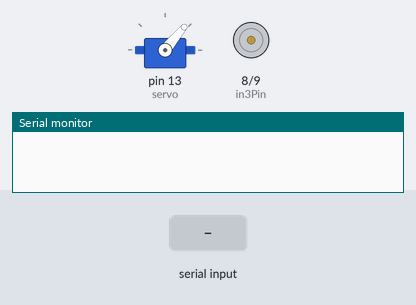
A sketch run on a simulated Arduino Uno, built with avr-gcc and run on an emulated ATmega328P. On the bench: servo, motor-driver pin pairs drawn as motors (green arrow = first pin HIGH = forward, orange = second pin HIGH = backward, longer = more drive, scaled by the enable pin), the last lines printed to the serial monitor. The test bench sets the inputs (shaded band).

Above: at 1.2 s.
1.3 s: "<D>" received over the second serial link
2.8 s: "<A>" received over the second serial link
At 3.6 s:
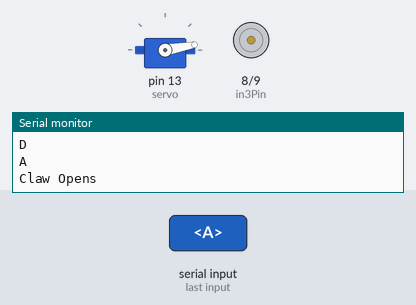
4.3 s: "<C>" received over the second serial link
5.8 s: "<B>" received over the second serial link
At 7.0 s:
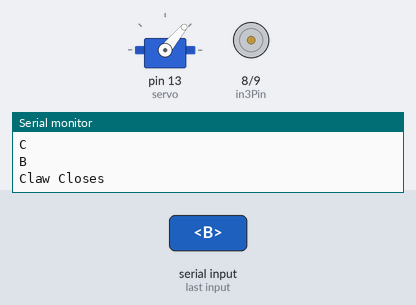
7.3 s: "<E>" received over the second serial link
8.8 s: "<A>" received over the second serial link
At 9.9 s:
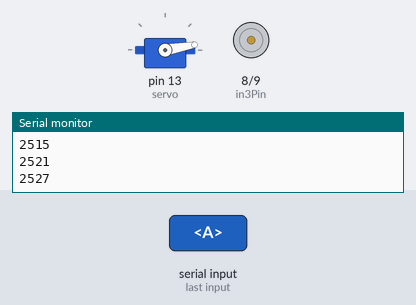
Timing chart, 0 to 11.8 s (numbered marks = the images above; inputs shaded):
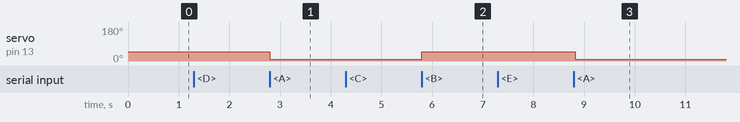

The sketch:

W13-RECEIVER.ino
```cpp
#include <SoftwareSerial.h>
SoftwareSerial xbee(2, 3); // initialize xbee RX,TX pins

#include <Servo.h>
Servo servo;

// motor chip digital pins
int enablePin = 11;
int in3Pin = 8; // receives logic from arduino to rotate clockwise
int in4Pin = 9; // receives logic from arduino to rotate anti

// autoloop variables
bool isRunningAutoLoop = false;
int autoLoopPhase = 0;
int autoLoopTimer = 0;
int lastAutoLoopUpdate = 0;

// main function variables
int motorSpeed = 0;
int angle = 50;
bool is_cw = true; // track motor direction

void setup()
{
    Serial.begin(9600);
    xbee.begin(9600);
    servo.attach(13); // servo logic pin attached to PWM pin
    pinMode(in3Pin, OUTPUT);
    pinMode(in4Pin, OUTPUT);
    pinMode(enablePin, OUTPUT);
}

void loop()  {

  if(isRunningAutoLoop) {
    autoLoopTimer += millis() - lastAutoLoopUpdate; //timer check
    lastAutoLoopUpdate = millis();
    Serial.println(autoLoopTimer);
    if(autoLoopPhase % 2 == 0) {
      //count even
      setMotor(255, true);
    } else {
      //count odd
      setMotor(255, false);
    }

    if(autoLoopTimer >= 3000) {
      autoLoopTimer = 0;
      autoLoopPhase ++;
      // when 6 clockwise and 6 anti-clockwise rotations completed, auto mode stops
      if(autoLoopPhase >= 12) {
        autoLoopPhase = 0;
        isRunningAutoLoop = false;
        setMotor(0, true);
      }
    }
  } else {
    // when manual mode, just perform motor from remote
    setMotor(motorSpeed, is_cw);
  }

  servo.write(angle);

  // XBee transmission to xbee, signal conversion
  String input = "";
  while(xbee.available()){
      char x = xbee.read();
      if(x == '<') {
        input = "";
      } else if(x == '>') {
        handle(input);
        input = "";
        break;
      } else {
        input += x;
      }
  }
}

void handle(String input){

  Serial.println(input);

  //claw control
  // motor is immobile when performing claw function
  if(input == "A"){
    angle = 10;
    motorSpeed = 0;
    Serial.println("Claw Opens");
  }

  if (input == "B"){
    angle = 50;
    motorSpeed = 0;
    Serial.println("Claw Closes");
  }

  // driver control
  if(input == "C"){
    motorSpeed = 255; // max speed
    is_cw = true;
  } else if (input == "D"){
    motorSpeed = 255;
    is_cw = false;
  }

  // driver on auto control
  if (input == "E" && !isRunningAutoLoop){
    isRunningAutoLoop = true;
    lastAutoLoopUpdate = millis();
  }

  // joystick button pressed
  // testing signal
  if (input == "F"){
   xbee.write("<S>");
   // check from XBee shield LED pin flash
  }

}

void setMotor(int motorSpeed, boolean reverse)
{
  //Clockwise
  if(reverse){
    digitalWrite(in3Pin, LOW);
    digitalWrite(in4Pin, HIGH);
  }

  if(!reverse){
    digitalWrite(in3Pin, HIGH);
    digitalWrite(in4Pin, LOW);
  }
  if(motorSpeed==0){
    digitalWrite(in3Pin, LOW);
    digitalWrite(in4Pin, LOW);
  }
}
```

Measured:
- after the input at 2.8 s, servo on pin 13 (servo): 50° → 10° at once
- after the input at 5.8 s, servo on pin 13 (servo): 10° → 50° at once
- after the input at 8.8 s, servo on pin 13 (servo): 50° → 10° at once
